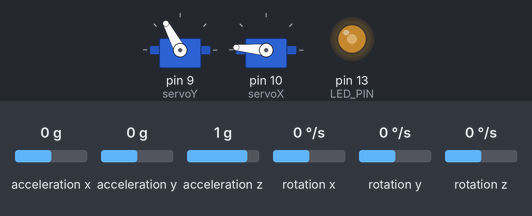
Simulated run of this sketch. Board: Arduino Uno, built with avr-gcc and run on an emulated ATmega328P. On the bench: 2 × servo, output pins drawn as LEDs (lit = HIGH). Wiring (inferred from the names in the program): MPU-6050 motion sensor at I2C address 0x68. Inputs (shaded band) come from the test bench; at power-on: acceleration x 0 g, rotation z 0 °/s, acceleration y 0 g, rotation x 0 °/s, acceleration z 1 g, rotation y 0 °/s. What the sketch prints to the serial monitor is not drawn.

Above: at 15.7 s.
15.8 s: acceleration x set to -1.4 g
At 17.91 s:
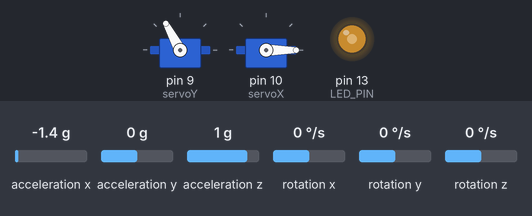
18.8 s: rotation z set to -192 °/s
At 19.07 s:
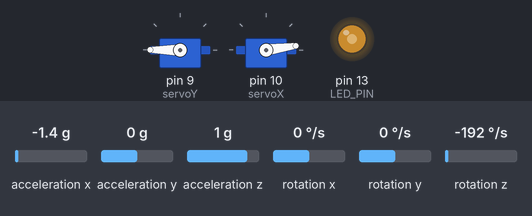
At 21.2 s:
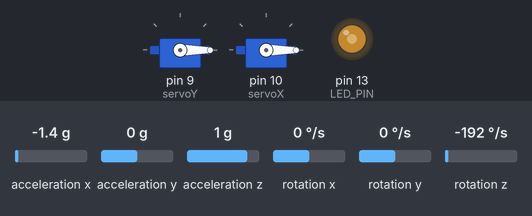
21.8 s: acceleration y set to -1.4 g
24.8 s: rotation x set to -192 °/s
Timing chart, 0 to 34.3 s (numbered marks = the images above; inputs shaded):
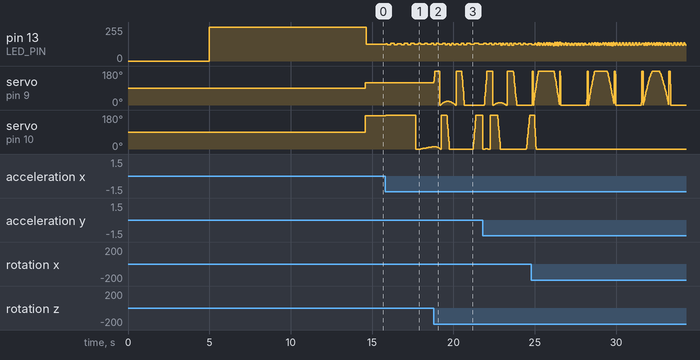

The sketch:

gimbalCode.ino
```cpp
/*
/////////////////////////////////////////////////////////////////////
//Connections
/////////////////////////////////////////////////////////////////////
Power (5V) is provided to the Arduino pro mini by the FTDI programmer

Gyro - Arduino Uno
VCC  -  5V
GND  -  GND
SDA  -  A4
SCL  -  A5

LCD  - Arduino Uno
VCC  -  5V
GND  -  GND
SDA  -  A4
SCL  -  A5
*/

//Include LCD and I2C library
#include <Wire.h>

#include <Servo.h>

Servo servoX;
Servo servoY;

#define M_PI            3.1415
#define LED_PIN         13

//Declaring some global variables
int gyro_x, gyro_y, gyro_z;
long acc_x, acc_y, acc_z, acc_total_vector;
int temperature;
long gyro_x_cal, gyro_y_cal, gyro_z_cal;
long loop_timer;
float angle_pitch, angle_roll;
boolean set_gyro_angles;
float angle_roll_acc, angle_pitch_acc;
boolean blinkState = false;


void setup() {
  Wire.begin();                                                        //Start I2C as master
  servoY.attach(9);
  servoX.attach(10);
  Serial.begin(115200);                                                 //Use only for debugging
  pinMode(LED_PIN, OUTPUT);                                                 //Set output 13 (LED) as output

  setup_mpu_6050_registers();                                          //Setup the registers of the MPU-6050 (500dfs / +/-8g) and start the gyro
  delay(5000);

  digitalWrite(13, HIGH);                                              //Set digital output 13 high to indicate startup

  for (int cal_int = 0; cal_int < 2000 ; cal_int ++){                  //Run this code 2000 times
    if(cal_int % 125 == 0)Serial.print('.');                  //Print a dot on the LCD every 125 readings
    read_mpu_6050_data();                                              //Read the raw acc and gyro data from the MPU-6050
    gyro_x_cal += gyro_x;                                              //Add the gyro x-axis offset to the gyro_x_cal variable
    gyro_y_cal += gyro_y;                                              //Add the gyro y-axis offset to the gyro_y_cal variable
    gyro_z_cal += gyro_z;                                              //Add the gyro z-axis offset to the gyro_z_cal variable
    delay(3);                                                          //Delay 3us to simulate the 250Hz program loop
  }
  gyro_x_cal /= 2000;                                                  //Divide the gyro_x_cal variable by 2000 to get the avarage offset
  gyro_y_cal /= 2000;                                                  //Divide the gyro_y_cal variable by 2000 to get the avarage offset
  gyro_z_cal /= 2000;                                                  //Divide the gyro_z_cal variable by 2000 to get the avarage offset


  digitalWrite(LED_PIN, LOW);                                               //All done, turn the LED off

  loop_timer = micros();                                               //Reset the loop timer
}

void loop(){

  read_mpu_6050_data();                                                //Read the raw acc and gyro data from the MPU-6050

  gyro_x -= gyro_x_cal;                                                //Subtract the offset calibration value from the raw gyro_x value
  gyro_y -= gyro_y_cal;                                                //Subtract the offset calibration value from the raw gyro_y value
  gyro_z -= gyro_z_cal;                                                //Subtract the offset calibration value from the raw gyro_z value

   //Gyro angle calculations
  //0.0000611 = 1 / (250Hz / 65.5)
  angle_pitch += gyro_x * 0.0000611;                                   //Calculate the traveled pitch angle and add this to the angle_pitch variable
  angle_roll += gyro_y * 0.0000611;                                    //Calculate the traveled roll angle and add this to the angle_roll variable

  //0.000001066 = 0.0000611 * (3.142(PI) / 180degr) The Arduino sin function is in radians
  angle_pitch += angle_roll * sin(gyro_z * 0.000001066);               //If the IMU has yawed transfer the roll angle to the pitch angel
  angle_roll -= angle_pitch * sin(gyro_z * 0.000001066);               //If the IMU has yawed transfer the pitch angle to the roll angel

  //Accelerometer angle calculations
  acc_total_vector = sqrt((acc_x*acc_x)+(acc_y*acc_y)+(acc_z*acc_z));  //Calculate the total accelerometer vector
  //57.296 = 1 / (3.142 / 180) The Arduino asin function is in radians
  angle_pitch_acc = asin((float)acc_y/acc_total_vector)* 57.296;       //Calculate the pitch angle
  angle_roll_acc = asin((float)acc_x/acc_total_vector)* -57.296;       //Calculate the roll angle

  //Place the MPU-6050 spirit level and note the values in the following two lines for calibration
  angle_pitch_acc -= 0.5;                                              //Accelerometer calibration value for pitch
  angle_roll_acc += 1.5;                                               //Accelerometer calibration value for roll

  if(set_gyro_angles){                                                 //If the IMU is already started
    angle_pitch = angle_pitch * 0.9996 + angle_pitch_acc * 0.0004;     //Correct the drift of the gyro pitch angle with the accelerometer pitch angle
    angle_roll = angle_roll * 0.9996 + angle_roll_acc * 0.0004;        //Correct the drift of the gyro roll angle with the accelerometer roll angle
  }
  else{                                                                //At first start
    angle_pitch = angle_pitch_acc;                                     //Set the gyro pitch angle equal to the accelerometer pitch angle
    angle_roll = angle_roll_acc;                                       //Set the gyro roll angle equal to the accelerometer roll angle
    set_gyro_angles = true;                                            //Set the IMU started flag
  }


 Serial.print("   Pitch = ");
 Serial.print(angle_pitch);
 Serial.print("   Roll = ");
 Serial.print(angle_roll);
 Serial.print("             Pitch_acc = ");
 Serial.print(angle_pitch_acc);
 Serial.print("   Roll_acc: ");
 Serial.print(angle_roll_acc);
 Serial.println();
 servoY.write(int(angle_pitch * -180/M_PI)+90);   // Rotation around Y
 servoX.write(int(angle_roll * 180/M_PI)+90);   // Rotation around X

 blinkState = !blinkState;
 digitalWrite(LED_PIN, blinkState);                                   // blink LED to indicate activity
 while(micros() - loop_timer < 4000);                                 //Wait until the loop_timer reaches 4000us (250Hz) before starting the next loop
 loop_timer = micros();                                               //Reset the loop timer
}


void read_mpu_6050_data(){                                             //Subroutine for reading the raw gyro and accelerometer data
  Wire.beginTransmission(0x68);                                        //Start communicating with the MPU-6050
  Wire.write(0x3B);                                                    //Send the requested starting register
  Wire.endTransmission();                                              //End the transmission
  Wire.requestFrom(0x68,14);                                           //Request 14 bytes from the MPU-6050
  while(Wire.available() < 14);                                        //Wait until all the bytes are received
  acc_x = Wire.read()<<8|Wire.read();                                  //Add the low and high byte to the acc_x variable
  acc_y = Wire.read()<<8|Wire.read();                                  //Add the low and high byte to the acc_y variable
  acc_z = Wire.read()<<8|Wire.read();                                  //Add the low and high byte to the acc_z variable
  temperature = Wire.read()<<8|Wire.read();                            //Add the low and high byte to the temperature variable
  gyro_x = Wire.read()<<8|Wire.read();                                 //Add the low and high byte to the gyro_x variable
  gyro_y = Wire.read()<<8|Wire.read();                                 //Add the low and high byte to the gyro_y variable
  gyro_z = Wire.read()<<8|Wire.read();                                 //Add the low and high byte to the gyro_z variable

}

void setup_mpu_6050_registers(){
  //Activate the MPU-6050
  Wire.beginTransmission(0x68);                                        //Start communicating with the MPU-6050
  Wire.write(0x6B);                                                    //Send the requested starting register
  Wire.write(0x00);                                                    //Set the requested starting register
  Wire.endTransmission();                                              //End the transmission
  //Configure the accelerometer (+/-8g)
  Wire.beginTransmission(0x68);                                        //Start communicating with the MPU-6050
  Wire.write(0x1C);                                                    //Send the requested starting register
  Wire.write(0x10);                                                    //Set the requested starting register
  Wire.endTransmission();                                              //End the transmission
  //Configure the gyro (500dps full scale)
  Wire.beginTransmission(0x68);                                        //Start communicating with the MPU-6050
  Wire.write(0x1B);                                                    //Send the requested starting register
  Wire.write(0x08);                                                    //Set the requested starting register
  Wire.endTransmission();                                              //End the transmission
}
```

Measured:
- after the input at 15.8 s, pin 13 (LED_PIN): 125/255 → 131/255 at once, → 123/255 0.12 s later, → 132/255 0.20 s later, → 123/255 0.20 s later, … (16 changes in this stretch)
